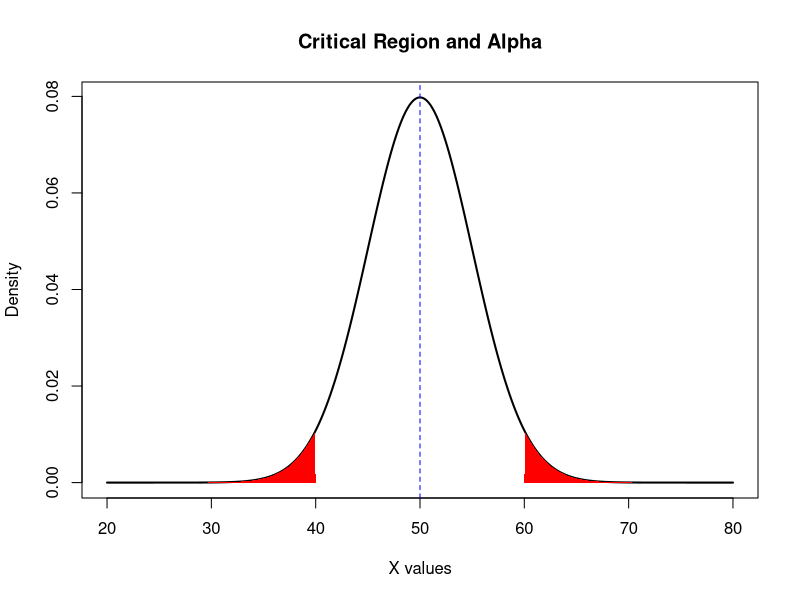
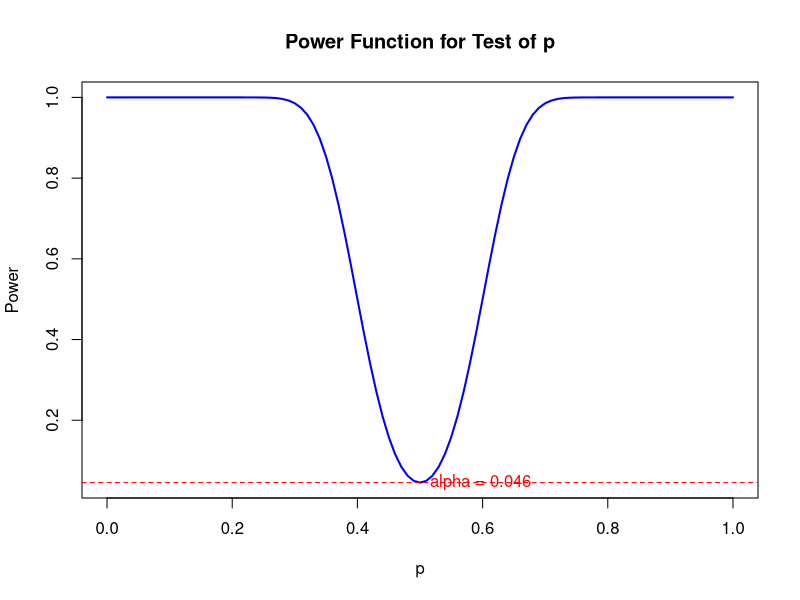

Write R code to recreate these figures, in order.
# Define the critical region bounds
lower_bound <- 40
upper_bound <- 60

# Function to calculate alpha (significance level) under H0: p = 0.5
find_alpha <- function() {
  mean_H0 <- 50
  sd_H0 <- sqrt(100 * 0.5 * 0.5) # SD under H0
  
  # find alpha , probability of rejecting H0 under p = 0.5 
  alpha <- pnorm(lower_bound, mean = mean_H0, sd = sd_H0) + 
    (1 - pnorm(upper_bound, mean = mean_H0, sd = sd_H0))
  
  return(alpha)
}

# Function to calculate the power for a given p
find_power <- function(p) {
  mean_p <- 100 * p
  sd_p <- sqrt(100 * p * (1 - p))
  
  # Calculate probability of rejection (power) for this p
  power <- pnorm(lower_bound, mean = mean_p, sd = sd_p) + 
    (1 - pnorm(upper_bound, mean = mean_p, sd = sd_p))
  return(power)
}

# Plotting the critical region, alpha, and power as a function of p
plot_critical_region_and_power <- function() {

  mean_H0 <- 50
  sd_H0 <- sqrt(100 * 0.5 * 0.5) # SD under H0
  
  # Generate x values for the normal distribution curve
  x_vals <- seq(20, 80, by = 0.1)
  y_vals <- dnorm(x_vals, mean = mean_H0, sd = sd_H0)
  
  # Plot normal distribution for null hypothesis
  plot(x_vals, y_vals, type = "l", col = "black", lwd = 2,
       xlab = "X values", ylab = "Density", main = "Critical Region and Alpha")
  
  # Shade critical regions or rejection regions
  polygon(c(x_vals[x_vals < lower_bound], lower_bound), 
          c(y_vals[x_vals < lower_bound], 0), col = "red", border = NA)
  polygon(c(x_vals[x_vals > upper_bound], upper_bound), 
          c(y_vals[x_vals > upper_bound], 0), col = "red", border = NA)
  
  alpha <- find_alpha()
  text(60, 0.1, paste("Alpha =", round(alpha, 3)), col = "green")

  abline(v = 50, col = "blue", lty = 2)
  
  # Now plot the power function for a range of p values
  p_values <- seq(0, 1, by = 0.01)
  power_values <- sapply(p_values, find_power)

  plot(p_values, power_values, type = "l", col = "blue", lwd = 2,
       xlab = "p", ylab = "Power", main = "Power Function for Test of p")
  
  # Add horizontal line for alpha level
  abline(h = alpha, col = "red", lty = 2) 
  text(0.5, alpha, labels = paste("alpha =", round(alpha, 3)), pos = 4, col = "red")
}

# Calculate and display alpha
alpha <- find_alpha()
cat("Alpha (significance level) =", round(alpha, 3), "\n")

# Call the function to plot both critical region and power function
plot_critical_region_and_power()

